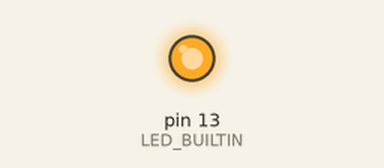
A sketch run on a simulated Arduino Uno, built with avr-gcc and run on an emulated ATmega328P. On the bench: output pins drawn as LEDs (lit = HIGH).

Above: at 0.15 s.
At 6.85 s:
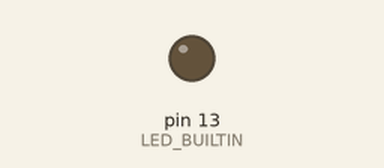
Timing chart, 0 to 9.1 s (numbered marks = the images above):
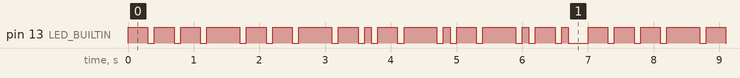

Measured:
- by itself, pin 13 (LED_BUILTIN): moves between LOW and HIGH, repeating every 7.0 s
- by itself, everything shown: repeats every 7.0 s, in 34 steps

The sketch:

sketch_sep10a.ino
```cpp
void setup() {
  pinMode(LED_BUILTIN, OUTPUT);
}
void loop() {
    int size;
  char name[] = "--- -- -.- .- .-.";
  size = sizeof(name)/sizeof(name[0]);
    for(int i=0; i<= size; i++)
    {
      if(name[i] == '-')
      {
        digitalWrite(LED_BUILTIN, HIGH);
        delay(300);
        digitalWrite(LED_BUILTIN, LOW);
      }
      else if(name[i] == '.')
      {
        digitalWrite(LED_BUILTIN, HIGH);
        delay(100);
        digitalWrite(LED_BUILTIN, LOW);
      }
      else if(name[i] == ' ')
      {
        digitalWrite(LED_BUILTIN, HIGH);
        delay(500);
        digitalWrite(LED_BUILTIN, LOW);
      }
      delay(100);
    }
}
```
